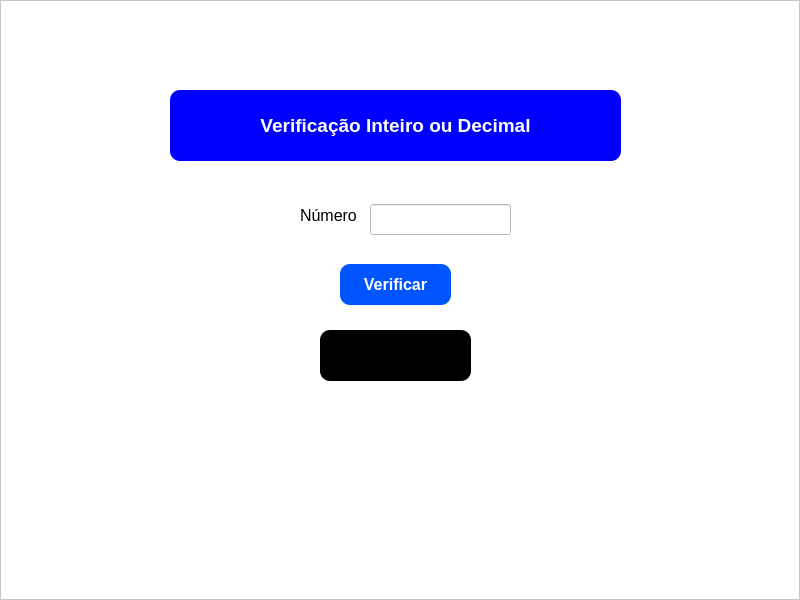
<?xml version="1.0" encoding="UTF-8"?>
<ui version="4.0">
 <class>MainWindow</class>
 <widget class="QMainWindow" name="MainWindow">
  <property name="geometry">
   <rect>
    <x>0</x>
    <y>0</y>
    <width>800</width>
    <height>600</height>
   </rect>
  </property>
  <property name="windowTitle">
   <string>MainWindow</string>
  </property>
  <widget class="QWidget" name="centralwidget">
   <layout class="QHBoxLayout" name="horizontalLayout">
    <property name="spacing">
     <number>0</number>
    </property>
    <property name="leftMargin">
     <number>0</number>
    </property>
    <property name="topMargin">
     <number>0</number>
    </property>
    <property name="rightMargin">
     <number>0</number>
    </property>
    <property name="bottomMargin">
     <number>0</number>
    </property>
    <item>
     <widget class="QFrame" name="frame">
      <property name="styleSheet">
       <string notr="true">background-color: #FFF;</string>
      </property>
      <property name="frameShape">
       <enum>QFrame::StyledPanel</enum>
      </property>
      <property name="frameShadow">
       <enum>QFrame::Raised</enum>
      </property>
      <widget class="QLabel" name="label">
       <property name="geometry">
        <rect>
         <x>170</x>
         <y>90</y>
         <width>451</width>
         <height>71</height>
        </rect>
       </property>
       <property name="font">
        <font>
         <family>Arial</family>
         <pointsize>14</pointsize>
         <weight>75</weight>
         <bold>true</bold>
        </font>
       </property>
       <property name="styleSheet">
        <string notr="true">background-color: #0000ff;
color: #FFF;
border-radius: 10px;</string>
       </property>
       <property name="text">
        <string>Verificação Inteiro ou Decimal</string>
       </property>
       <property name="alignment">
        <set>Qt::AlignCenter</set>
       </property>
      </widget>
      <widget class="QLabel" name="label_2">
       <property name="geometry">
        <rect>
         <x>300</x>
         <y>200</y>
         <width>61</width>
         <height>31</height>
        </rect>
       </property>
       <property name="font">
        <font>
         <pointsize>12</pointsize>
        </font>
       </property>
       <property name="text">
        <string>Número</string>
       </property>
      </widget>
      <widget class="QLineEdit" name="lineEdit">
       <property name="geometry">
        <rect>
         <x>370</x>
         <y>204</y>
         <width>141</width>
         <height>31</height>
        </rect>
       </property>
      </widget>
      <widget class="QLabel" name="label_verificar">
       <property name="geometry">
        <rect>
         <x>320</x>
         <y>330</y>
         <width>151</width>
         <height>51</height>
        </rect>
       </property>
       <property name="font">
        <font>
         <family>Arial</family>
         <pointsize>12</pointsize>
         <weight>75</weight>
         <bold>true</bold>
        </font>
       </property>
       <property name="styleSheet">
        <string notr="true">background-color: #000;
color: #FFF;
border-radius: 10px;</string>
       </property>
       <property name="text">
        <string/>
       </property>
       <property name="alignment">
        <set>Qt::AlignCenter</set>
       </property>
      </widget>
      <widget class="QPushButton" name="pb_verificar">
       <property name="geometry">
        <rect>
         <x>340</x>
         <y>264</y>
         <width>111</width>
         <height>41</height>
        </rect>
       </property>
       <property name="font">
        <font>
         <pointsize>12</pointsize>
         <weight>75</weight>
         <bold>true</bold>
        </font>
       </property>
       <property name="styleSheet">
        <string notr="true">background-color: #0055ff;
color: #FFF;
border-radius: 10px;</string>
       </property>
       <property name="text">
        <string>Verificar</string>
       </property>
      </widget>
     </widget>
    </item>
   </layout>
  </widget>
 </widget>
 <resources/>
 <connections/>
</ui>
